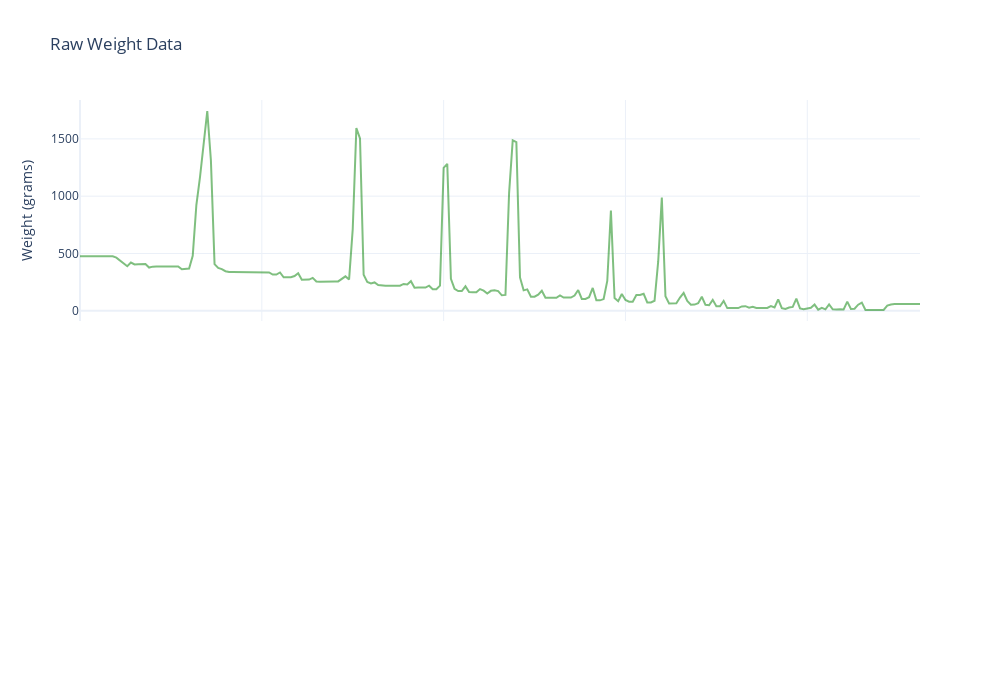

Notebook cell for this chart:
### Code cell
plot_weights_data(weights)
# plot_weights_data(resampled_weights)s

### Figure 1 — Plotly figure (JSON) as saved in the notebook; plotly's stock layout.template omitted (floating-point values rounded to 4 significant figures; data arrays with more than 128 entries replaced by an {"elided": "..."} marker saying what was removed)
{"data": [{"line": {"color": "green"}, "mode": "lines", "name": "Raw Data", "opacity": 0.5, "type": "scatter", "xaxis": "x", "y": {"elided": "232 int values"}, "yaxis": "y"}], "layout": {"height": 700, "title": {"text": "Raw Weight Data"}, "width": 1000, "xaxis": {"anchor": "y", "domain": [0, 1], "matches": "x2", "showticklabels": false}, "xaxis2": {"anchor": "y2", "domain": [0, 1]}, "yaxis": {"anchor": "x", "domain": [0.575, 1], "title": {"text": "Weight (grams)"}}, "yaxis2": {"anchor": "x2", "domain": [0, 0.425]}}}
